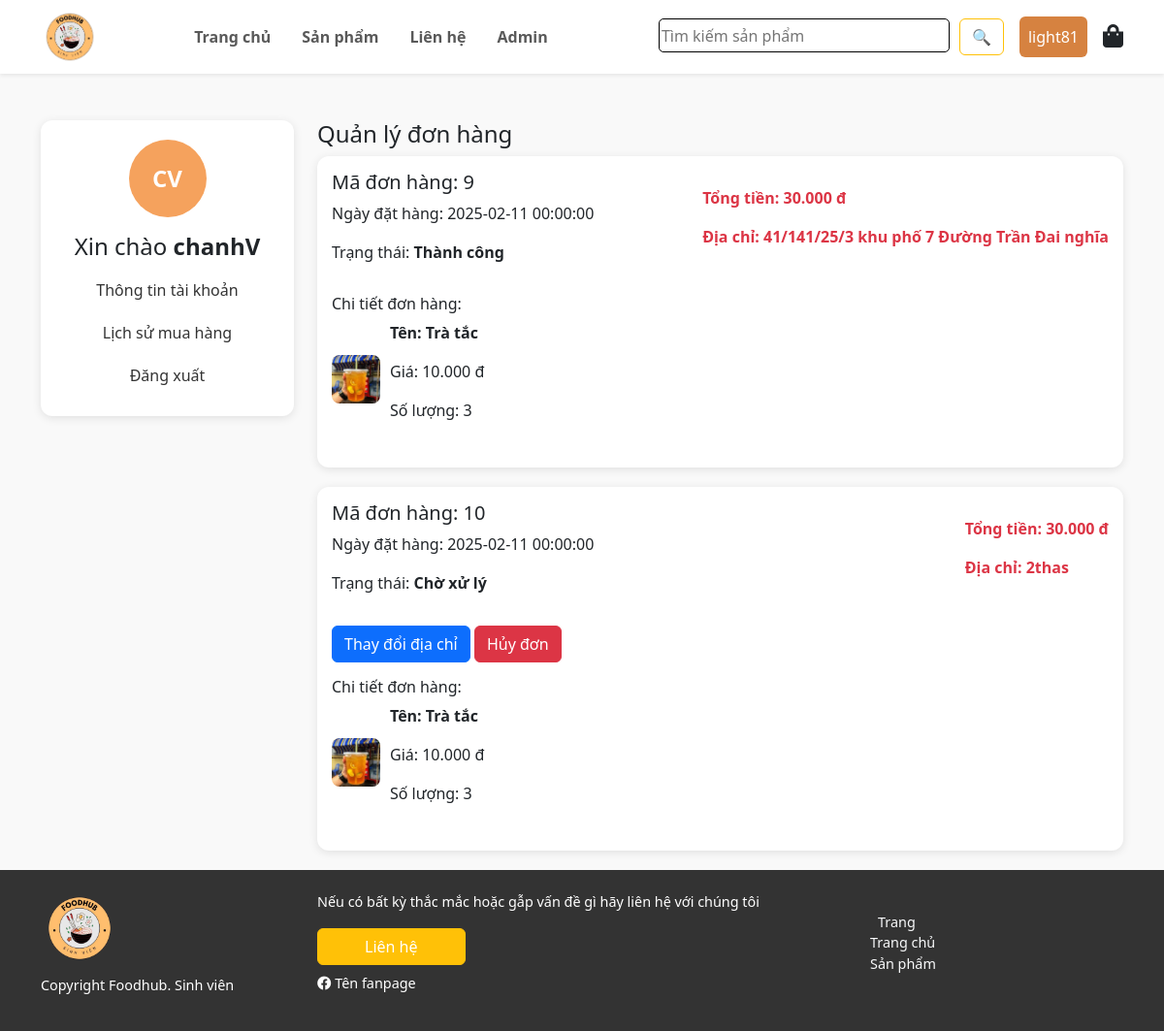
Page /index.php?act=history (signed in) on the committed database.
### tables this page shows
CREATE TABLE `orders_detail` (
  `id_product` int(11) NOT NULL,
  `price` int(11) NOT NULL,
  `order_id` int(10) NOT NULL,
  `quantity` int(4) NOT NULL,
  `id_order` int(4) NOT NULL
);

CREATE TABLE `orders` (
  `id` int(11) NOT NULL,
  `orderdate` datetime NOT NULL DEFAULT current_timestamp(),
  `totalprice` int(11) NOT NULL,
  `status` set('Thành công','Thất bại','Chờ xử lý','Đang xử lý') NOT NULL DEFAULT 'Chờ xử lý',
  `id_user` int(11) NOT NULL,
  `note` varchar(255) DEFAULT NULL,
  `address` varchar(255) NOT NULL,
  `phone` varchar(20) NOT NULL,
  `fullname` varchar(100) NOT NULL,
  `seller_id` int(11) NOT NULL
);

CREATE TABLE `products` (
  `id` int(11) NOT NULL,
  `name` varchar(255) NOT NULL,
  `price` int(11) NOT NULL,
  `description` varchar(255) DEFAULT NULL,
  `image` varchar(255) NOT NULL,
  `id_category` int(11) NOT NULL
);

### controllers/lichsumuahangController.php (called while the page is built, shortened)
<?php
require_once 'models/orderModel.php';
class lichsumuahangController {
    private $model;
    public function __construct() {
        $this->model = new OrderModel();
    }
    public function index() {
        $user_id = $_SESSION['user']['id'];
        $orderHistory = $this->model->getOrder($user_id);
        require_once 'views/lichsumuahang.php';
    }
}
?>

### models/Database.php (called while the page is built, shortened)
<?php
class Database
{
  private $servername = 'localhost';
  private $database = 'knlv';
  private $username = 'root';
  private $password = '';
  private $charset = "utf8mb4";
  private $pdo;
  public function __construct()
  {
    try {
      $dsn = "mysql:host=$this->servername;dbname=$this->database;charset=$this->charset";
      $this->pdo = new PDO($dsn, $this->username, $this->password);
      $this->pdo->setAttribute(PDO::ATTR_ERRMODE, PDO::ERRMODE_EXCEPTION);
    } catch (PDOException $e) {
      echo "Connection failed: " . $e->getMessage();
    }
  }
  public function query($sql, $params = []) {
    try {
        $stmt = $this->pdo->prepare($sql);
        if (!is_array($params)) {
            $params = [$params];
        }
        $stmt->execute($params);
        return $stmt;
    } catch (PDOException $e) {
        throw new PDOException($e->getMessage());
    }
}
  public function getAll($sql, $params = []) {
    $stmt = $this->query($sql, $params);
    return $stmt->fetchAll(PDO::FETCH_ASSOC);
}
}

### models/orderModel.php (called while the page is built, shortened)
<?php
require_once "Database.php";
class OrderModel {
    private $order;
    function __construct()
    {
        $this->order = new Database;
    }
    public function getOrder($id_user)
    {
        $sql = "SELECT
                    o.id AS order_id,
                    o.orderdate,
                    o.totalprice,
                    o.status,
                    o.note,
                    o.address,
                    od.id_product,
                    od.price AS product_price,
                    od.quantity AS product_quantity,
                    p.image,
                    p.name
                FROM `orders` o
                INNER JOIN orders_detail od ON o.id = od.order_id
                INNER JOIN products p ON p.id = od.id_product
                WHERE o.id_user = ?
                ORDER BY o.orderdate DESC";
        return $this->order->getAll($sql, $id_user);
    }
}
?>

### views/lichsumuahang.php (the view, shortened to what this page needs)
<div class="container mt-5">
    <div class="row">
        <aside class="col-md-3">
            <div class="profile-sidebar">
                <div class="profile-avatar">CV</div>
                <h4 class="mt-3">Xin chào <strong>chanhV</strong></h4>
                <nav class="profile-menu">
                    <a href="index.php?act=account">Thông tin tài khoản</a>
                    <a href="index.php?act=history">Lịch sử mua hàng</a>
                    <a href="index.php?act=logout">Đăng xuất</a>
                </nav>
            </div>
        </aside>
        <section class="col-md-9">
            <div class="content">
                <h4 class="mb-2">Quản lý đơn hàng</h4>
                <?php if (!empty($orderHistory)) : ?>
                    <?php
                    $groupedOrders = [];
                    foreach ($orderHistory as $order) {
                        $groupedOrders[$order['order_id']][] = $order;
                    }
                    foreach ($groupedOrders as $orderId => $orders) :
                        $firstOrder = $orders[0];
                    ?>
                        <div class="order-card">
                            <div class="order-header d-flex justify-content-between align-items-center">
                                <div>
                                    <h5 class="order-id">Mã đơn hàng: <?= $firstOrder['order_id'] ?></h5>
                                    <p>Ngày đặt hàng: <?= $firstOrder['orderdate'] ?></p>
                                    <p>Trạng thái: <b><?= $firstOrder['status'] ?></b></p>
                                </div>
                                <div class="order-total">
                                    <p class="fw-bold text-danger"><strong>Tổng tiền:</strong> <?= number_format($firstOrder['totalprice'], 0, ',', '.') ?> đ</p>
                                    <p class="fw-bold text-danger"><strong>Địa chỉ:</strong> <?= $firstOrder['address'] ?></p>
                                </div>
                            </div>
                            <div class="order-actions mt-3">
                                        <button class="btn btn-primary <?=$firstOrder['status'] === 'Thất bại' || $firstOrder['status'] === 'Thành công' ? 'd-none' : '';?>" data-bs-toggle="modal" data-bs-target="#updateAddressModal<?= $firstOrder['order_id'] ?>">Thay đổi địa chỉ</button>
                                        <button class="btn btn-danger <?=$firstOrder['status'] === 'Thất bại' || $firstOrder['status'] === 'Thành công' ? 'd-none' : '';?>" data-bs-toggle="modal" data-bs-target="#cancelOrderModal<?= $firstOrder['order_id'] ?>">Hủy đơn</button>
                            </div>
                            <div class="order-items mt-3">
                                <h6>Chi tiết đơn hàng:</h6>
                                <?php foreach ($orders as $item) : ?>
                                    <div class="d-flex align-items-center mb-3">
                                        <img src="public/img/product/<?=$item['image']?>" alt="Sản phẩm" class="order-image" style="width: 50px; height: 50px; margin-right: 10px;">
                                        <div>
                                            <p><strong>Tên: <?= $item['name'] ?></strong></p>
                                            <p>Giá: <?= number_format($item['product_price'], 0, ',', '.') ?> đ</p>
                                            <p>Số lượng: <?= $item['product_quantity'] ?></p>
                                        </div>
                                    </div>
                                <?php endforeach; ?>
                            </div>
                        </div>
                    <?php endforeach; ?>
                <?php else : ?>
                    <p>Không có đơn hàng nào trong lịch sử.</p>
                <?php endif; ?>
            </div>
        </section>
    </div>
</div>

### public/css/css.css (style rules this page uses)
body { background-color: #f9f9f9; }
.profile-sidebar { text-align: center; padding: 20px; background: #fff; border-radius: 12px; box-shadow: 0 2px 10px rgba(0, 0, 0, 0.1); }
.profile-avatar { width: 80px; height: 80px; background: #f5a25d; color: #fff; font-size: 24px; line-height: 80px; text-align: center; border-radius: 50%; margin: 0 auto; font-weight: bold; }
.profile-menu a { display: block; padding: 10px; font-weight: 500; color: #333; text-decoration: none; transition: 0.3s; }
.order-card { background: #fff; border-radius: 12px; padding: 15px; margin-bottom: 20px; box-shadow: 0 2px 10px rgba(0, 0, 0, 0.1); }
.order-image { width: 70px; height: 70px; border-radius: 8px; margin-right: 10px; transition: 0.3s; }
.btn-danger { background: #dc3545; border-radius: 6px; padding: 6px 12px; font-weight: 500; }
.profile-avatar { width: 80px; height: 80px; background: #f5a25d; color: #fff; font-size: 24px; line-height: 80px; text-align: center; border-radius: 50%; margin: 0 auto; }

### rows in the picture
orders_detail: order "9", order.orderdate "2025-02-11 00:00:00", order.status "Thành công", order.totalprice "30.000", order.address "41/141/25/3 khu phố 7 Đường Trần Đai nghĩa", id_product.image (picture), id_product.name "Trà tắc", price "10.000", quantity "3"
orders_detail: order "10", order.orderdate "2025-02-11 00:00:00", order.status "Chờ xử lý", order.totalprice "30.000", order.address "2thas", id_product.image (picture), id_product.name "Trà tắc", price "10.000", quantity "3"

### other values in the picture
$_SESSION['user']['username'] "light81"
